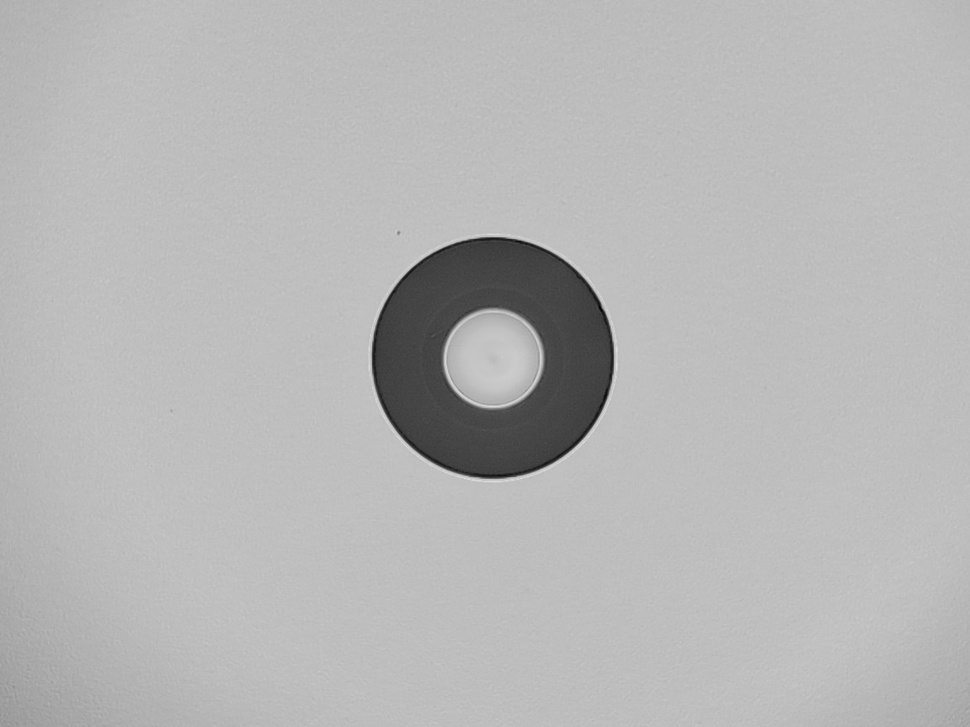
#> input picture processing/img63.jpg, 970 x 727 px, shrunk from 1152 x 864 before the run
$ python sergio.py --image img63.jpg   (older library calls are emulated)
#> lines starting #> are read from the running program, lines starting #| are printed output that depends on the picture; after the words box and inside, x2 and y2 are one past the last pixel; in counts of white or black regions, pixels touching at a corner belong together
import cv2
import numpy as np
import argparse
import os

def segment_fiber_optic_image(image_path, output_dir='output'):
    """
    Analyzes and segments a fiber optic endface image into core, cladding,
    and ferrule regions based on pixel intensity and change magnitude.

    Args:
        image_path (str): The path to the input image.
        output_dir (str): The directory to save the output files.
    """
#> called with image_path = 'img63.jpg', output_dir = 'output_segmented'
    if not os.path.exists(image_path):
        print(f"Error: The file '{image_path}' does not exist.")
        return

    original_image = cv2.imread(image_path)
#> original_image is the input picture: shape (727, 970, 3); min 2, max 224, mean 182
    if original_image is None:
        print(f"Error: Could not read the image from '{image_path}'.")
        return

    gray_image = cv2.cvtColor(original_image, cv2.COLOR_BGR2GRAY)
    # Apply blur to reduce noise and improve circle detection
    blurred_image = cv2.GaussianBlur(gray_image, (9, 9), 2)

    print(f"Successfully loaded image: {image_path}")
    os.makedirs(output_dir, exist_ok=True)
    base_filename = os.path.splitext(os.path.basename(image_path))[0]

    # --- 2. Detect the Center of the Fiber ---
    # Use Hough Circle Transform to find the most prominent circle
    circles = cv2.HoughCircles(
        blurred_image,
        cv2.HOUGH_GRADIENT,
        dp=1.2,
        minDist=100,
        param1=50,
        param2=30,
        minRadius=5,
        maxRadius=int(gray_image.shape[0] / 3) # Max radius is 1/3 of image height
    )
#> circles = [[490.2, 354.6, 118.2]]

    if circles is None:
        print("Could not detect the center of the fiber. Try adjusting Hough Circle parameters.")
        return

    # Get the center coordinates of the most prominent circle
    circles = np.uint16(np.around(circles))
#> circles = [[490, 355, 118]]
    center_x, center_y, _ = circles[0, 0]
#> center_x = 490; center_y = 355
    print(f"Detected fiber center at: ({center_x}, {center_y})")
#| Detected fiber center at: (490, 355)

    # --- 3. Analyze Radial Change Magnitude ---
    # Calculate gradient magnitude (similar to the first script)
    sobel_x = cv2.Sobel(blurred_image, cv2.CV_64F, 1, 0, ksize=5)
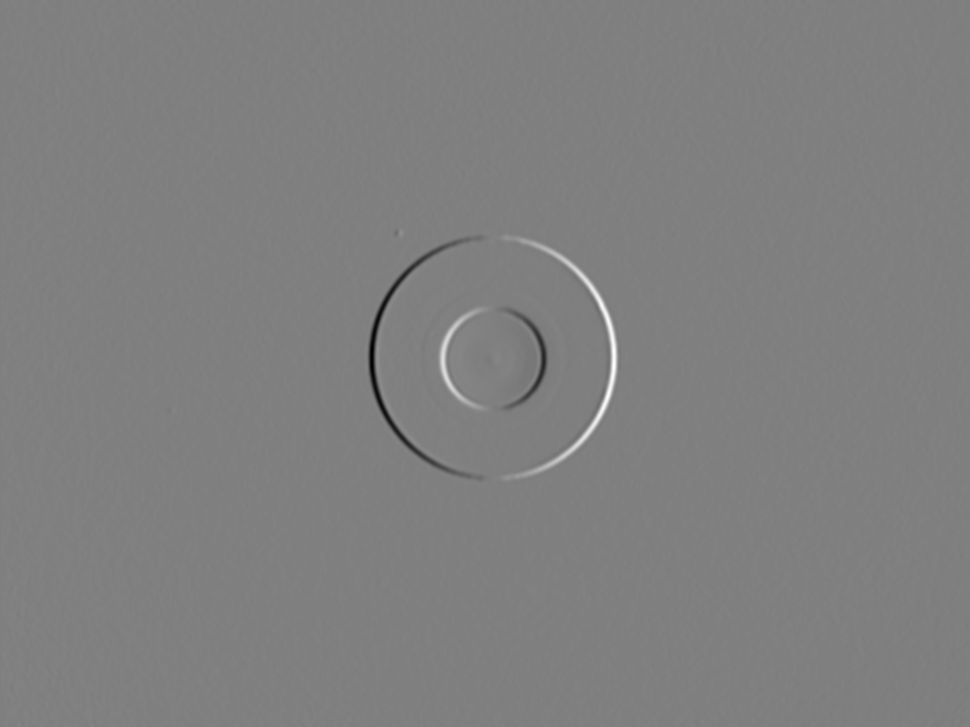
#> sobel_x: shape (727, 970) float64; min -3668, max 3645, mean 1.1; drawn with min black and max white
    sobel_y = cv2.Sobel(blurred_image, cv2.CV_64F, 0, 1, ksize=5)
    change_magnitude = cv2.magnitude(sobel_x, sobel_y)
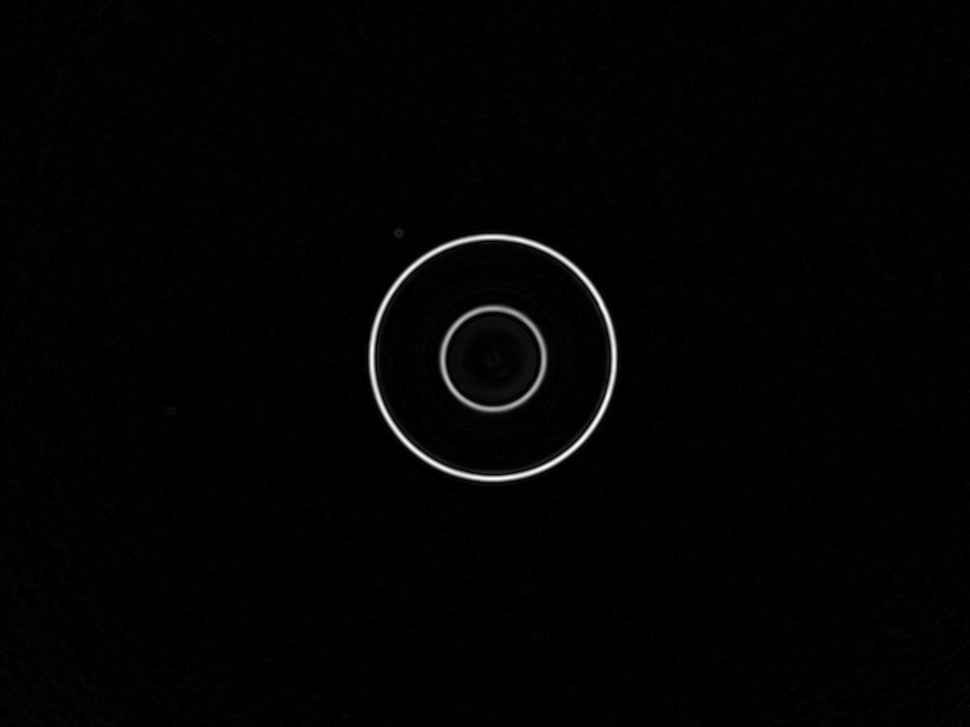
#> change_magnitude: shape (727, 970) float64; min 0, max 3809.2, mean 51.4; drawn with min black and max white

    height, width = gray_image.shape
#> height = 727; width = 970
    max_radius = int(np.sqrt(height**2 + width**2) / 2) # Theoretical max radius
#> max_radius = 606

    # Calculate the average gradient for each radius from the center
    radial_profile = np.zeros(max_radius)
#> radial_profile = 606 values from 0 to 0
    radial_counts = np.zeros(max_radius, dtype=int)
#> radial_counts = 606 values from 0 to 0

    for y in range(height):
        for x in range(width):
            radius = int(np.sqrt((x - center_x)**2 + (y - center_y)**2))
            if radius < max_radius:
                radial_profile[radius] += change_magnitude[y, x]
                radial_counts[radius] += 1
#> after the loop, radial_counts = 606 values, max 2276 at index 355, min 1 at index 0, mean 1163.5; radial_profile = 606 values, max 1481139.8 at index 122, min 95.26 at index 0, mean 59750.7

    # Avoid division by zero
    radial_counts[radial_counts == 0] = 1
    radial_profile /= radial_counts
#> radial_profile = 606 values, max 1981.5 at index 121, min 17.98 at index 207, mean 84.09

    # --- 4. Identify Core and Cladding Boundaries ---
    # Find peaks in the radial profile. These are the boundaries.
    # We will find the two strongest peaks (local maxima)
    peaks = []
    for r in range(1, len(radial_profile) - 1):
        if radial_profile[r] > radial_profile[r-1] and radial_profile[r] > radial_profile[r+1] and radial_profile[r] > np.mean(radial_profile):
             peaks.append((r, radial_profile[r]))
#> after the loop, peaks = [(2, 102.1), (6, 93.27), (37, 189.3), (48, 1152), (52, 1204.7), (121, 1981.5)]

    if len(peaks) < 2:
        print("Could not reliably detect two distinct boundaries (core/cladding, cladding/ferrule).")
        return

    # Sort peaks by their magnitude (strength of the boundary) and take the top two
    peaks.sort(key=lambda p: p[1], reverse=True)
    radii = sorted([p[0] for p in peaks[:2]])
#> radii = [52, 121]
    core_radius = radii[0]
#> core_radius = 52
    cladding_radius = radii[1]
#> cladding_radius = 121

    print(f"Detected Core Radius: {core_radius} pixels")
#| Detected Core Radius: 52 pixels
    print(f"Detected Cladding Radius: {cladding_radius} pixels")
#| Detected Cladding Radius: 121 pixels

    # --- 5. Create Masks and Output Segmented Regions ---
    mask = np.zeros_like(gray_image)

    # Create Core mask and extract region
    core_mask = cv2.circle(mask.copy(), (center_x, center_y), core_radius, 255, -1)
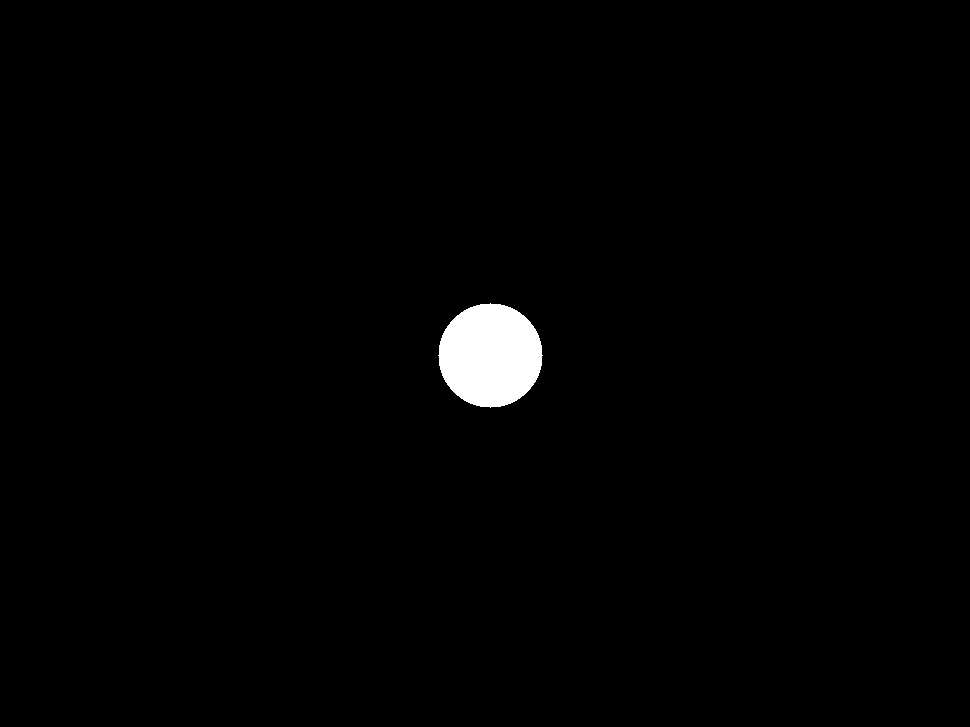
#> core_mask: shape (727, 970); 1.2% white; 1 white region, box (x1, y1, x2, y2) and area: (438, 303, 543, 408) 8497
    core_region = cv2.bitwise_and(original_image, original_image, mask=core_mask)

    # Create Cladding mask and extract region
    cladding_mask_outer = cv2.circle(mask.copy(), (center_x, center_y), cladding_radius, 255, -1)
#> cladding_mask_outer: shape (727, 970); 6.5% white; 1 white region, box (x1, y1, x2, y2) and area: (369, 234, 612, 477) 45969
    cladding_mask = cv2.subtract(cladding_mask_outer, core_mask)
#> cladding_mask: shape (727, 970); 5.3% white; 1 white region, box (x1, y1, x2, y2) and area: (369, 234, 612, 477) 37472
    cladding_region = cv2.bitwise_and(original_image, original_image, mask=cladding_mask)
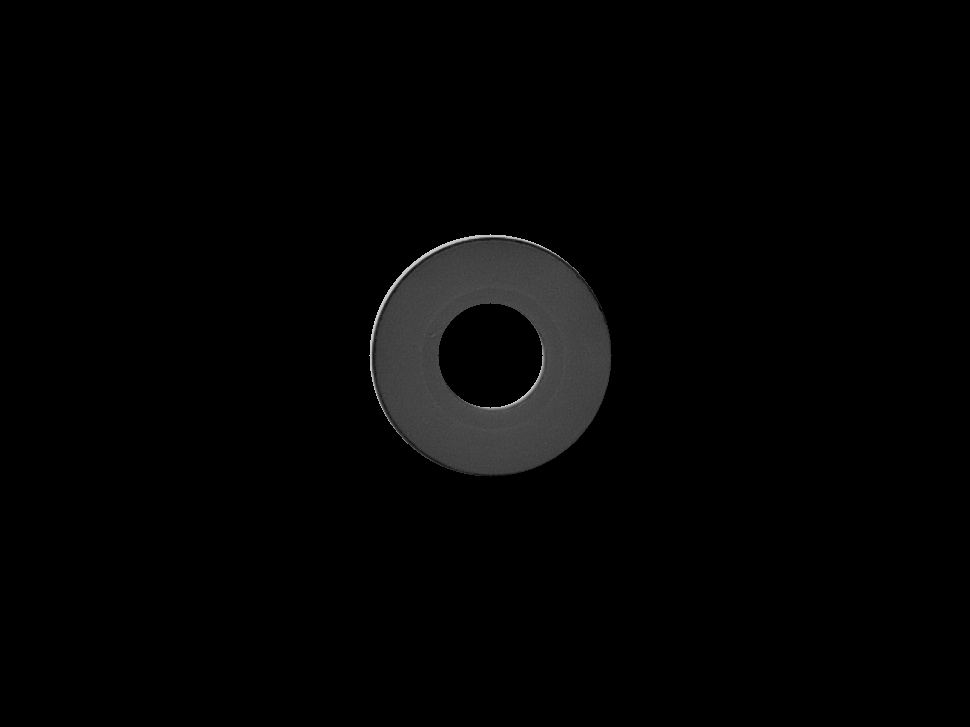
#> cladding_region: shape (727, 970, 3); min 0, max 222, mean 3.7

    # Create Ferrule mask and extract region
    ferrule_mask = cv2.bitwise_not(cladding_mask_outer)
    ferrule_region = cv2.bitwise_and(original_image, original_image, mask=ferrule_mask)
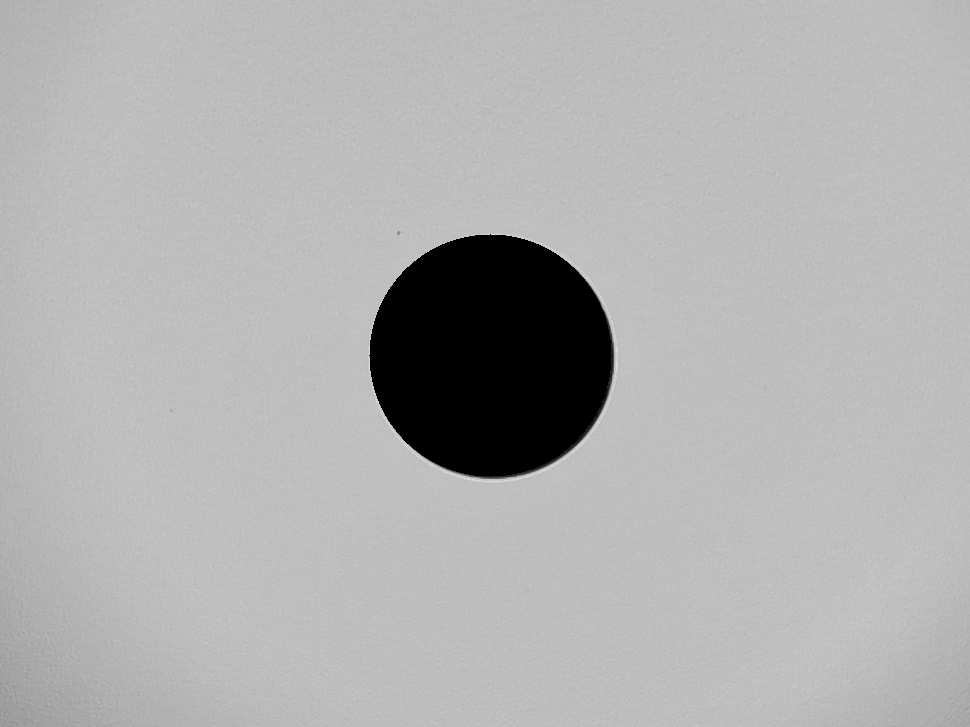
#> ferrule_region: shape (727, 970, 3); min 0, max 224, mean 176.1

    # Create a diagnostic image with boundaries drawn
    diagnostic_image = original_image.copy()
    cv2.circle(diagnostic_image, (center_x, center_y), core_radius, (0, 255, 0), 2)  # Green for core
    cv2.circle(diagnostic_image, (center_x, center_y), cladding_radius, (0, 0, 255), 2) # Red for cladding
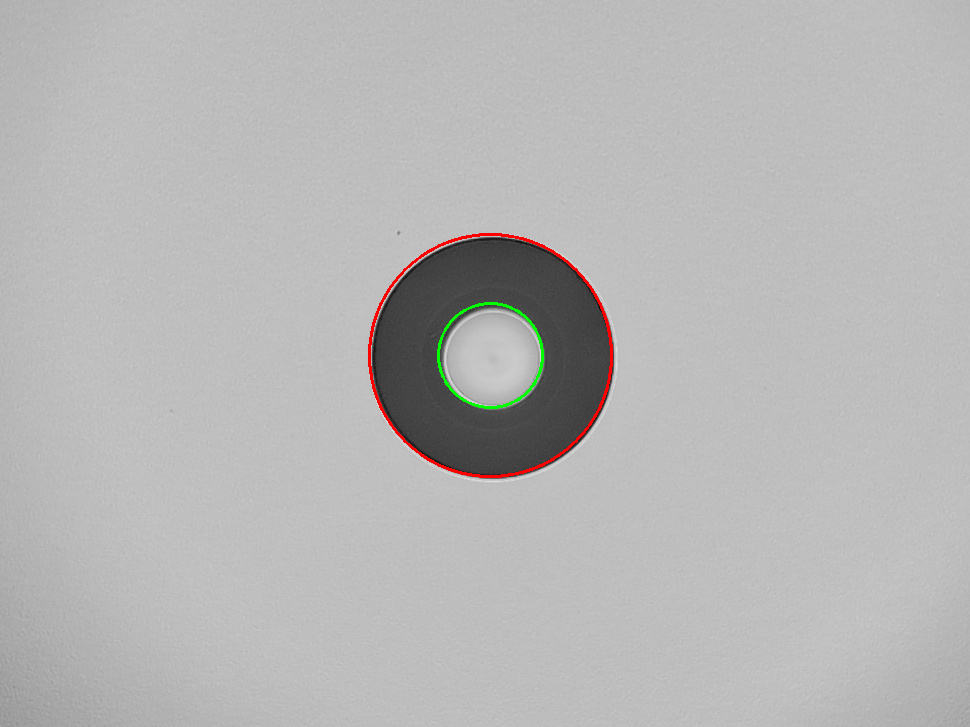
#> diagnostic_image: shape (727, 970, 3); mean B, G, R 181.4, 181.8, 182.2

    # Save all the output images
    cv2.imwrite(os.path.join(output_dir, f'{base_filename}_core_region.png'), core_region)
    cv2.imwrite(os.path.join(output_dir, f'{base_filename}_cladding_region.png'), cladding_region)
    cv2.imwrite(os.path.join(output_dir, f'{base_filename}_ferrule_region.png'), ferrule_region)
    cv2.imwrite(os.path.join(output_dir, f'{base_filename}_boundaries_detected.png'), diagnostic_image)

    print(f"\nSegmentation complete. Output files saved in '{output_dir}' directory.")


if __name__ == '__main__':
    parser = argparse.ArgumentParser(
        description="""Fiber Optic Endface Segmentation Script.
        This script analyzes an image to segment it into core, cladding, and ferrule regions."""
    )
    parser.add_argument('-i', '--image', type=str, required=True, help='Path to the input fiber optic image file.')
    parser.add_argument('-o', '--output', type=str, default='output_segmented', help='Directory to save the segmented output files.')
    args = parser.parse_args()

    segment_fiber_optic_image(args.image, args.output)
